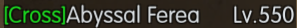
#> input picture images/abyssal-ferea.png, 297 x 28 px
$ python -i player_locator_map.py   (imports and definitions only)
#> lines starting #> are read from the running program, lines starting #| are printed output that depends on the picture; after the words box and inside, x2 and y2 are one past the last pixel; in counts of white or black regions, pixels touching at a corner belong together
#> further down, picture is the input picture: shape (28, 297, 3); mean B, G, R 45.5, 58.6, 55.8
import math
import os
from typing import Optional, Tuple, Iterable, Union, List
import cv2
import numpy as np
from concurrent.futures import ProcessPoolExecutor, as_completed

from image_helpers import ImageLike, Image, _to_bgr

Number = Union[int, float]
Rect = Tuple[Number, Number, Number, Number]


# [31 lines left out: functions _coord_to_px, _resolve_region, _rotate, not called in this run]


def _resize(img: np.ndarray, scale: float, interp=cv2.INTER_LINEAR):
    h, w = img.shape[:2]
    return cv2.resize(img, (max(1, int(round(w * scale))), max(1, int(round(h * scale)))), interpolation=interp)


# [29 lines left out: functions _build_white_ignoring_mask, _load_template_and_mask, not called in this run]


def _canny_edges(img_bgr: np.ndarray) -> np.ndarray:
    g = cv2.cvtColor(img_bgr, cv2.COLOR_BGR2GRAY)
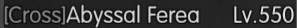
#> g: shape (28, 297); min 7, max 224, mean 56.2
    g = cv2.GaussianBlur(g, (3, 3), 0)
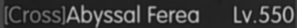
#> g: shape (28, 297); min 18, max 197, mean 56.2
    lo = 50
    hi = 150
    e = cv2.Canny(g, lo, hi)
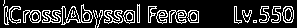
#> e: shape (28, 297); 17.5% white in thin lines or dots
    return e


# [305 lines left out: functions _find_green_hint, _eval_angle_worker, _search_roi, find_location_by_image, is_coordinates_near, find_color_to_image and 3 more, not called in this run]

>>> import cv2
>>> picture = cv2.imread('images/abyssal-ferea.png')
>>> result = _canny_edges(picture)

$ run again, on images/character-defeated.png
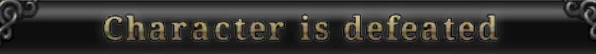
#> input picture images/character-defeated.png, 596 x 54 px
#> picture is the input picture: shape (54, 596, 3); mean B, G, R 48.2, 51.2, 52.7
#> in _canny_edges, `g = cv2.cvtColor(img_bgr, cv2.COLOR_BGR2GRAY)`:
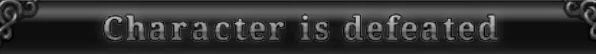
#> g: shape (54, 596); min 0, max 203, mean 51.3
#> in _canny_edges, `e = cv2.Canny(g, lo, hi)`:
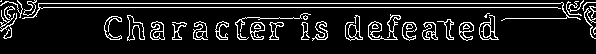
#> e: shape (54, 596); 11.2% white in thin lines or dots, all inside (x1, y1, x2, y2) = (0, 0, 596, 41)
